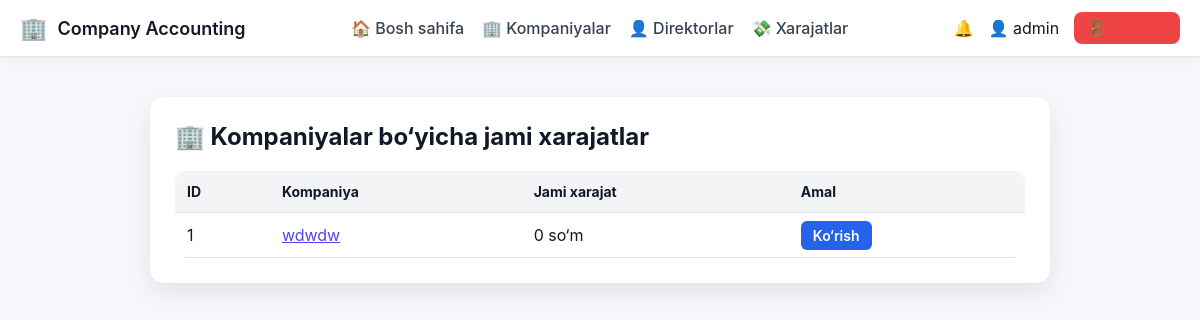
Before: /admin/expenses/companies (signed in) with the older database file.
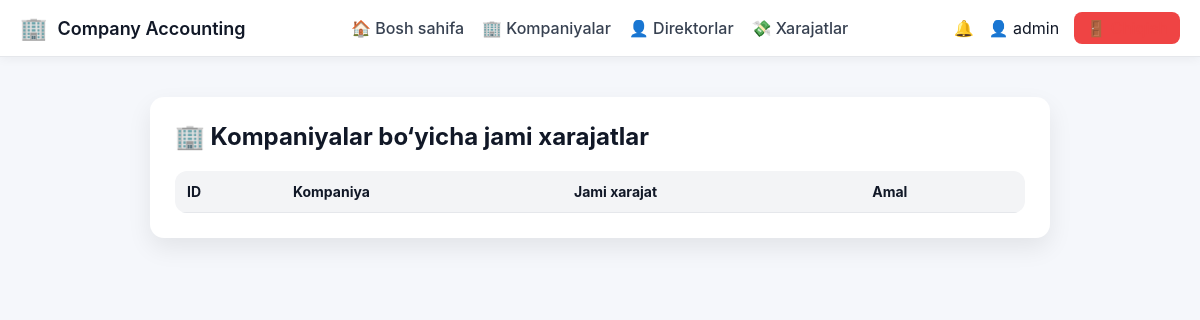
After: the same page with the newer database file.
### tables this page shows
CREATE TABLE companies (
        id INTEGER PRIMARY KEY AUTOINCREMENT,
        name TEXT,
        balance INTEGER DEFAULT 0,
        created_at TEXT
    );

### app.py (the view)
@app.route("/admin/expenses/companies")
def admin_expenses_by_company():
    if session.get("role") != "admin":
        return "Ruxsat yo‘q ❌"
    conn = sqlite3.connect("users.db")
    c = conn.cursor()
    c.execute("""
        SELECT
            c.id,
            c.name,
            IFNULL(SUM(e.amount),0) AS total_expense
        FROM companies c
        LEFT JOIN expenses e ON e.company_id = c.id
        GROUP BY c.id, c.name
        ORDER BY total_expense DESC
    """)
    companies = c.fetchall()
    conn.close()
    return render_template(
        "admin_expenses_companies.html",
        companies=companies
    )

### app.py (called while the page is built)
@app.context_processor
def inject_notifications():
    return {
        "notifications": [],
        "last_expense": session.get("last_expense")
    }

### templates/admin_expenses_companies.html (shortened to what this page needs)
<!DOCTYPE html>
<html lang="uz">
<head>
    <link rel="stylesheet" href="{{ url_for('static', filename='style.css') }}">
</head>
<body>
{% include "navbar.html" %}
<div class="container">
    <h2>🏢 Kompaniyalar bo‘yicha jami xarajatlar</h2>
    <table>
        <tr>
            <th>ID</th>
            <th>Kompaniya</th>
            <th>Jami xarajat</th>
            <th>Amal</th>
        </tr>
        {% for c in companies %}
        <tr>
            <td>{{ c[0] }}</td>
            <td>
                <a href="{{ url_for('admin_company_directors', company_id=c[0]) }}">
                    {{ c[1] }}
                </a>
            </td>
            <td>{{ "{:,}".format(c[2]) }} so‘m</td>
            <td>
                <a class="btn"
                   href="{{ url_for('admin_company_directors', company_id=c[0]) }}">
                    Ko‘rish
                </a>
            </td>
        </tr>
        {% endfor %}
    </table>
</div>
</body>
</html>

Changed rows visible on the page:
removed companies: id "1", name "wdwdw", c "0"
